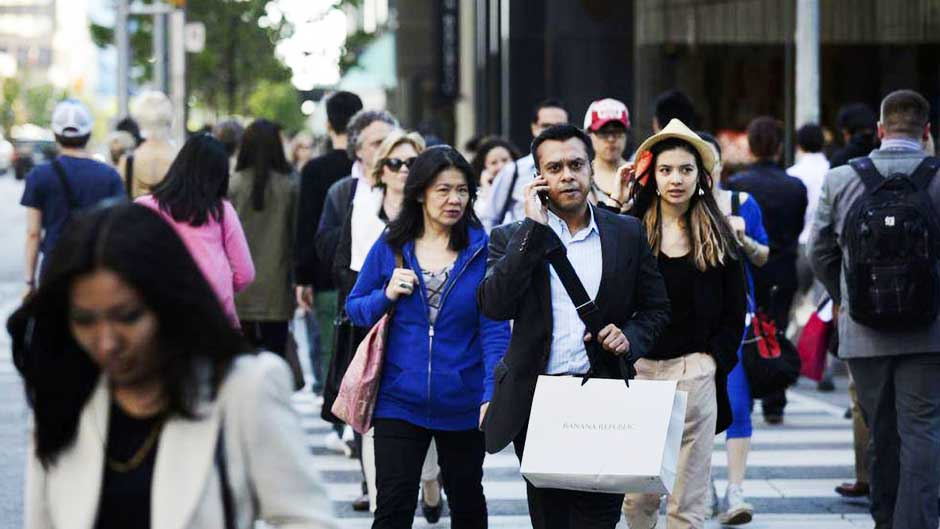
#> input picture images/pedestrian3.jpg, 940 x 529 px
$ python detect_face_pedestrian3.py
#> lines starting #> are read from the running program, lines starting #| are printed output that depends on the picture; after the words box and inside, x2 and y2 are one past the last pixel; in counts of white or black regions, pixels touching at a corner belong together
import cv2

# Load the cascade
face_classifier = cv2.CascadeClassifier('haarcascades/haarcascade_frontalface_default.xml')

# Read the input image
img = cv2.imread('images/pedestrian3.jpg')
#> img is the input picture: shape (529, 940, 3); mean B, G, R 101, 93.7, 92.9

# Convert into grayscale
gray = cv2.cvtColor(img, cv2.COLOR_BGR2GRAY)
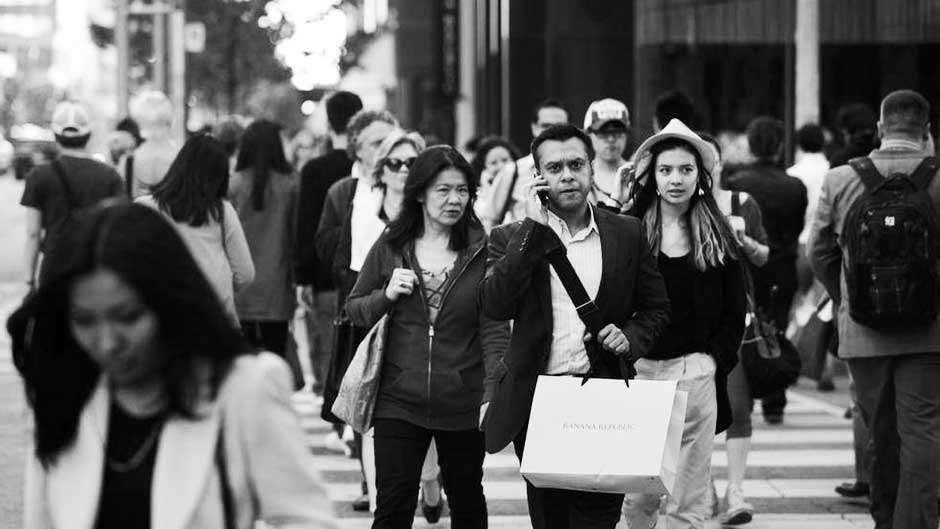
#> gray: shape (529, 940); min 0, max 255, mean 94.3

# Detect faces
faces = face_classifier.detectMultiScale(gray, 1.134, 6)
#> faces = [[481, 148, 35, 35], [424, 168, 55, 55], [647, 147, 59, 59], [535, 142, 63, 63], [56, 277, 108, 108]]

# Draw rectangle around the faces
if len(faces) > 1:
    i = 0
    for f in faces:
        face = faces[i]
        (x, y, w, h) = face
        cv2.rectangle(img, (x, y), (x + w, y + h), (225, 255, 0), 2)
        cv2.putText(img, "Face #{}".format(i), (x - 10, y - 10),
            cv2.FONT_HERSHEY_SIMPLEX, 0.5, (225, 255, 0), 2)
        i = i + 1
#> this loop made 5 passes
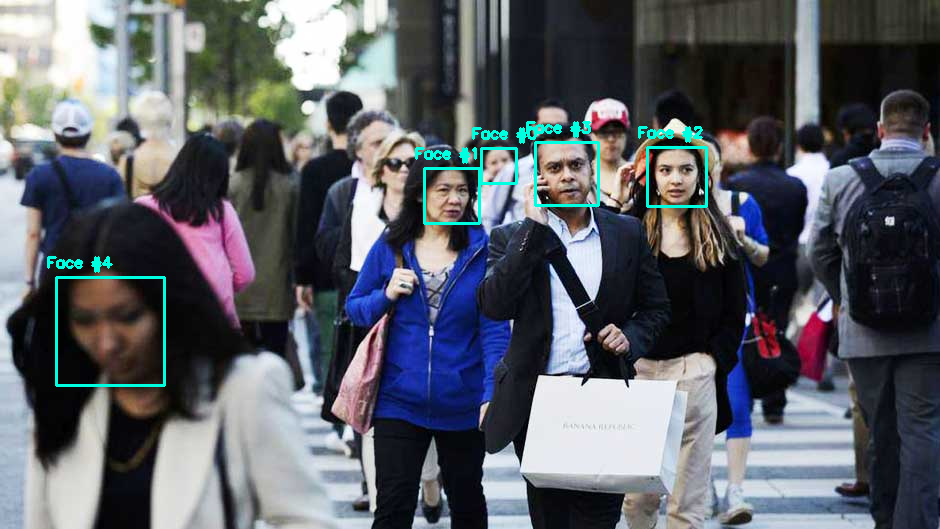
#> img: shape (529, 940, 3); 1.2% of pixels changed, all inside (x1, y1, x2, y2) = (47, 121, 708, 387)
#> after the loop, i = 5

# Display the output
cv2.imshow('img', img)
cv2.waitKey(0)
cv2.destroyAllWindows()

$ run again, with images/pedestrian1.jpg copied over images/pedestrian3.jpg
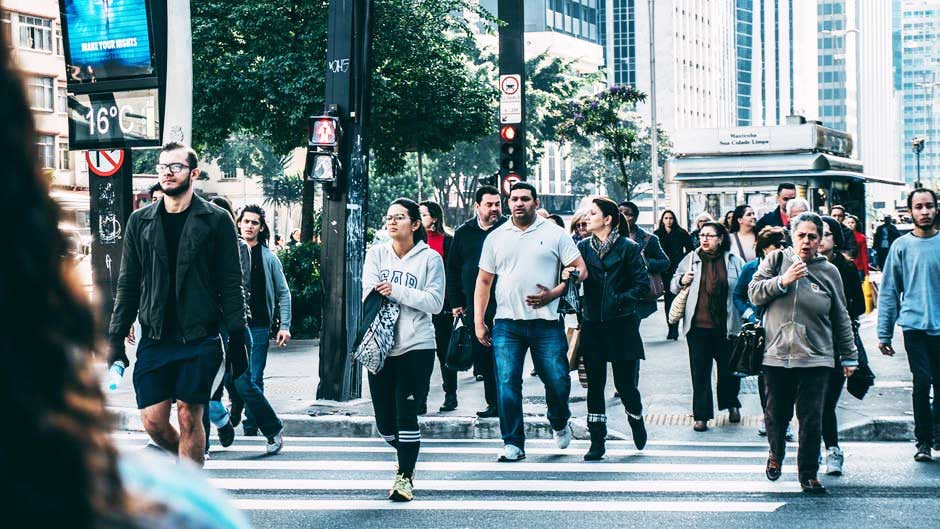
#> input picture images/pedestrian1.jpg, 940 x 529 px
#> img is the input picture: shape (529, 940, 3); mean B, G, R 133.3, 128, 107
#> `gray = cv2.cvtColor(img, cv2.COLOR_BGR2GRAY)`:
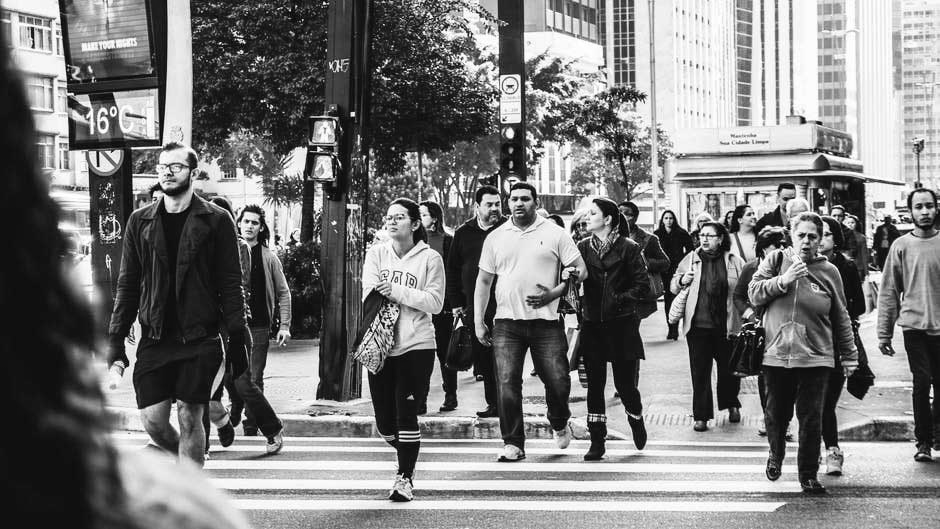
#> gray: shape (529, 940); min 0, max 255, mean 122.3
#> faces = [[506, 188, 29, 29], [480, 194, 27, 27], [237, 212, 27, 27], [791, 224, 31, 31], [185, 160, 50, 50]]
#> the loop `for f in faces:` made 5 passes
#> after the loop `for f in faces:`:
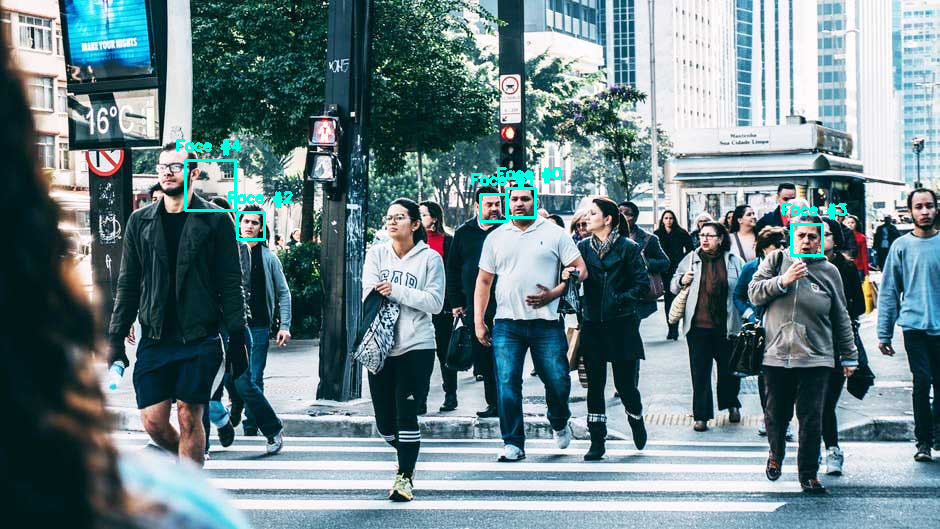
#> img: shape (529, 940, 3); 0.81% of pixels changed, all inside (x1, y1, x2, y2) = (176, 139, 847, 257)
#> after the loop `for f in faces:`: i = 5

$ run again, with images/pedestrian2.jpg copied over images/pedestrian3.jpg
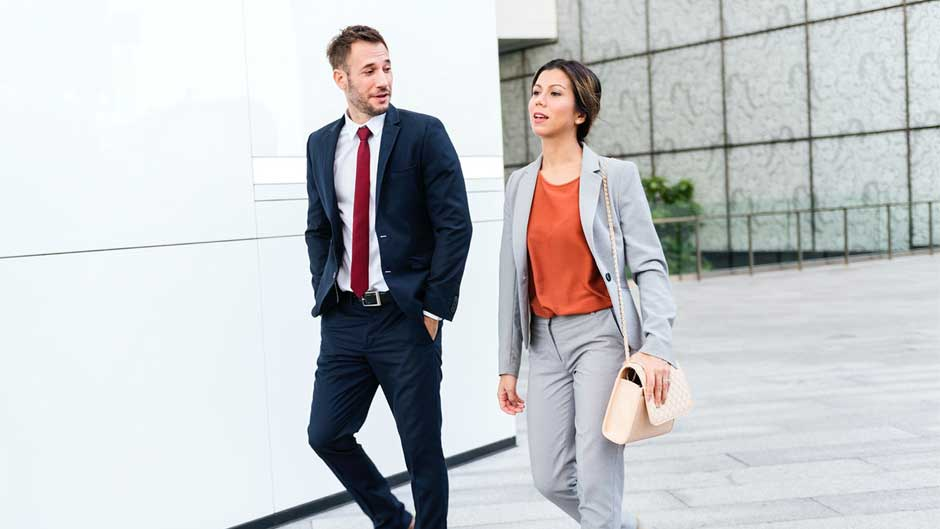
#> input picture images/pedestrian2.jpg, 940 x 529 px
#> img is the input picture: shape (529, 940, 3); mean B, G, R 200.3, 197.9, 195.8
#> `gray = cv2.cvtColor(img, cv2.COLOR_BGR2GRAY)`:
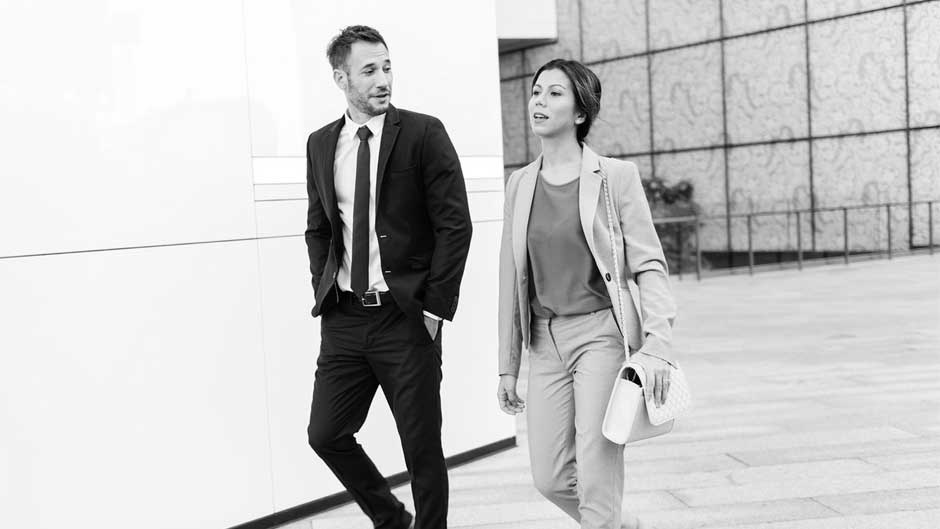
#> gray: shape (529, 940); min 0, max 255, mean 197.6
#> faces = [[516, 69, 61, 61], [345, 46, 65, 65]]
#> the loop `for f in faces:` made 2 passes
#> (x, y, w, h, i) on passes 1 to 2: (516, 69, 61, 61, 1), (345, 46, 65, 65, 2)
#> after the loop `for f in faces:`:
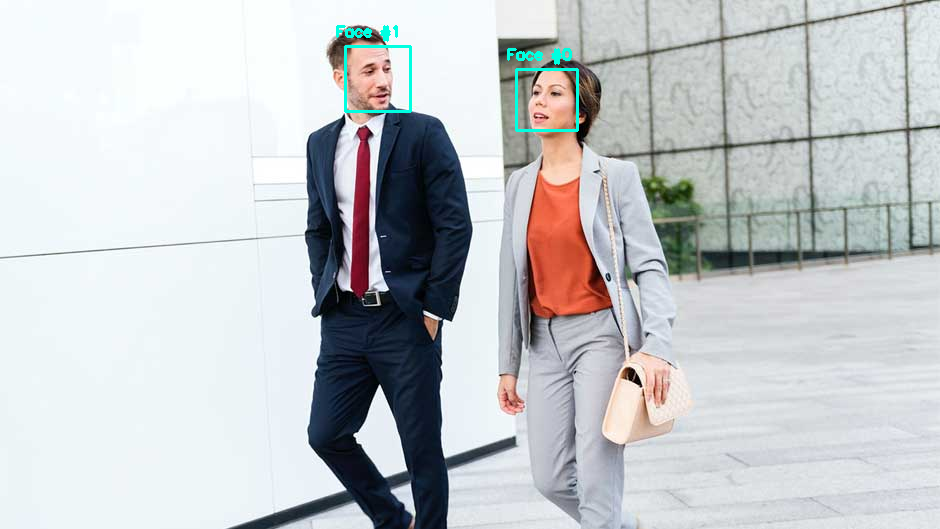
#> img: shape (529, 940, 3); 0.48% of pixels changed, all inside (x1, y1, x2, y2) = (336, 25, 579, 132)
#> after the loop `for f in faces:`: i = 2

$ run again, with images/pedestrian4.jpg copied over images/pedestrian3.jpg
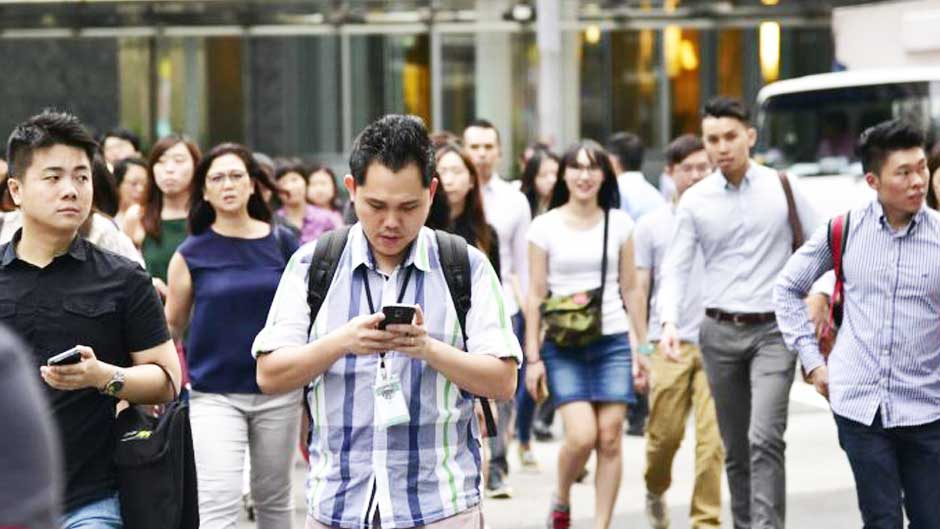
#> input picture images/pedestrian4.jpg, 940 x 529 px
#> img is the input picture: shape (529, 940, 3); mean B, G, R 131.7, 134.4, 139.9
#> `gray = cv2.cvtColor(img, cv2.COLOR_BGR2GRAY)`:
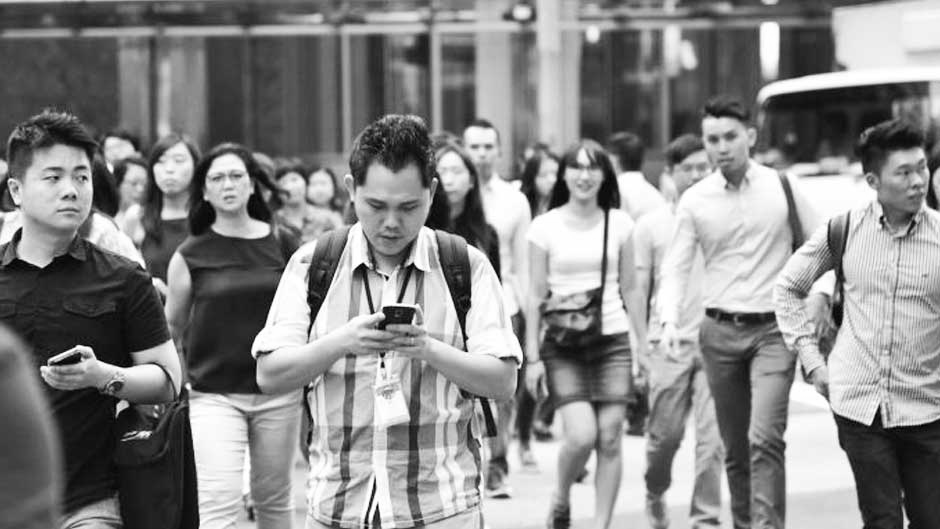
#> gray: shape (529, 940); min 0, max 255, mean 135.8
#> faces = [[305, 172, 31, 31], [460, 131, 44, 44], [559, 147, 53, 53], [199, 155, 58, 58], [696, 117, 55, 55], [644, 321, 60, 60], [26, 144, 83, 83], [349, 176, 85, 85]]
#> the loop `for f in faces:` made 8 passes
#> after the loop `for f in faces:`:
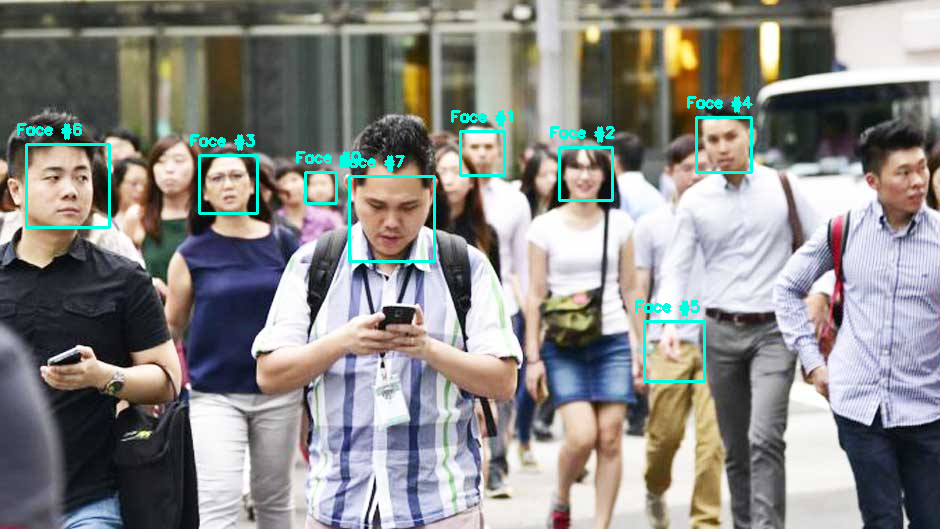
#> img: shape (529, 940, 3); 1.82% of pixels changed, all inside (x1, y1, x2, y2) = (17, 96, 753, 383)
#> after the loop `for f in faces:`: i = 8
